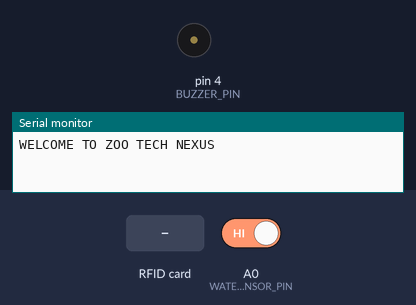
Bench run of a sketch on a simulated Arduino Uno, built with avr-gcc and run on an emulated ATmega328P. On the bench: buzzer (waves = sounding, pin HIGH), the last lines printed to the serial monitor. The inputs (shaded band) are chosen by the test bench; at power-on: A0 (WATER_SENSOR_PIN) HIGH. Pins used as bus, display or sensor lines are not drawn.

Above: at 1.3 s.
1.4 s: A0 (WATER_SENSOR_PIN) driven LOW
At 1.8 s:
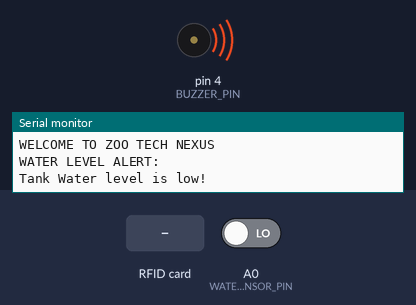
4.4 s: RFID card 33 AC 94 DD held to the reader
8.5 s: A0 (WATER_SENSOR_PIN) driven HIGH
At 9.0 s:
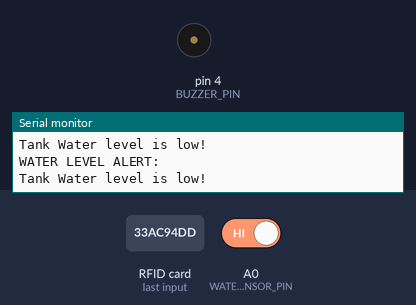
Timing chart, 0 to 11.5 s (numbered marks = the images above; inputs shaded):
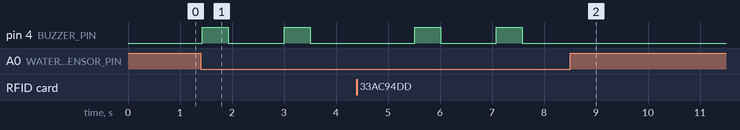

The sketch:

Zoo_Tech_Nexus_Final.ino
```cpp
#include <SPI.h>
#include <MFRC522.h>

#define SS_PIN1 10  // Slave Select Pins for each MFRC522 module
#define RST_PIN1 9  // Reset Pin
#define SS_PIN2 8
#define RST_PIN2 7
#define SS_PIN3 6
#define RST_PIN3 5

#define BUZZER_PIN 4 // Pin for the buzzer
#define WATER_SENSOR_PIN A0 // Pin for the water level sensor

// Water level sensor threshold value
#define WATER_LEVEL_THRESHOLD 500 // Adjust this value based on your sensor and setup

MFRC522 mfrc522_1(SS_PIN1, RST_PIN1); // Create MFRC522 instance for each module
MFRC522 mfrc522_2(SS_PIN2, RST_PIN2);
MFRC522 mfrc522_3(SS_PIN3, RST_PIN3);

// Define allowed card IDs for each RFID reader
byte allowedCards_1[][4] = {{0x33, 0xAC, 0x94, 0xDD}}; // Allowed card for RFID 1
byte deniedCards_1[][4] = {{0xD3, 0x42, 0xBA, 0x0D}, {0xF3, 0xBC, 0x1A, 0xF5}, {0x73, 0x2F, 0xA2, 0xDD}}; // Denied cards for RFID 1

byte allowedCards_2[][4] = {{0xD3, 0x42, 0xBA, 0x0D}}; // Allowed card for RFID 2
byte deniedCards_2[][4] = {{0x33, 0xAC, 0x94, 0xDD}, {0xF3, 0xBC, 0x1A, 0xF5}, {0x73, 0x2F, 0xA2, 0xDD}}; // Denied cards for RFID 2

byte deniedCards_3[][4] = {{0x33, 0xAC, 0x94, 0xDD}, {0xD3, 0x42, 0xBA, 0x0D}, {0xF3, 0xBC, 0x1A, 0xF5}, {0x73, 0x2F, 0xA2, 0xDD}}; // Denied cards for RFID 3

void setup() {
  Serial.begin(9600); // Initialize serial communication
  pinMode(BUZZER_PIN, OUTPUT); // Set buzzer pin as output
  pinMode(WATER_SENSOR_PIN, INPUT); // Set water level sensor pin as input

  SPI.begin(); // Init SPI bus
  mfrc522_1.PCD_Init(); // Init MFRC522
  mfrc522_2.PCD_Init();
  mfrc522_3.PCD_Init();

  Serial.println("WELCOME TO ZOO TECH NEXUS");
}

void loop() {
  // Look for new cards
  if (mfrc522_1.PICC_IsNewCardPresent() || mfrc522_2.PICC_IsNewCardPresent() || mfrc522_3.PICC_IsNewCardPresent()) {
    if (mfrc522_1.PICC_ReadCardSerial()) { // Check if the card is present in the first reader
      Serial.print("CAGE 1 : ");
      if (isCardAllowed(mfrc522_1.uid, allowedCards_1)) {
        Serial.println("Leopard Detected. Access granted !");
      } else if (isCardDenied(mfrc522_1.uid, deniedCards_1)) {
        Serial.println("Access denied ! Monkey is from another cage!");
        activateBuzzer();
      } else {
        Serial.println("Access denied ! Animal is from another cage!");
      }
      mfrc522_1.PICC_HaltA(); // Halt PICC
      delay(1000); // Delay to prevent multiple detections
    }
    else if (mfrc522_2.PICC_ReadCardSerial()) { // Check if the card is present in the second reader
      Serial.print("CAGE 2 : ");
      if (isCardAllowed(mfrc522_2.uid, allowedCards_2)) {
        Serial.println("Monkey Detected. Access granted !");
      } else if (isCardDenied(mfrc522_2.uid, deniedCards_2)) {
        Serial.println("Access denied ! Leopard is from another cage!");
        activateBuzzer();
      } else {
        Serial.println("Access denied ! Animal is from another cage!");
      }
      mfrc522_2.PICC_HaltA(); // Halt PICC
      delay(1000); // Delay to prevent multiple detections
    }
    else if (mfrc522_3.PICC_ReadCardSerial()) { // Check if the card is present in the third reader
      Serial.print("ALERT: ");
      if (isCardDenied(mfrc522_3.uid, deniedCards_3)) {
        Serial.println("Animal detected near the fence !");
        activateBuzzer();
      } else {
        Serial.println("Animal detected near the fence !");
      }
      delay(1000); // Delay to prevent multiple detections
    }
  }

  // Check water level
  if (digitalRead(WATER_SENSOR_PIN) == LOW) { // If water level is low
    Serial.println("WATER LEVEL ALERT:");
    Serial.println("Tank Water level is low!");
    activateBuzzer();
    delay(1000); // Delay to prevent continuous buzzer activation
  }
}

bool isCardAllowed(MFRC522::Uid uid, byte allowedCards[][4]) {
  for (int i = 0; i < sizeof(allowedCards); i++) {
    bool match = true;
    for (byte j = 0; j < uid.size; j++) {
      if (uid.uidByte[j] != allowedCards[i][j]) {
        match = false;
        break;
      }
    }
    if (match) {
      return true;
    }
  }
  return false;
}

bool isCardDenied(MFRC522::Uid uid, byte deniedCards[][4]) {
  for (int i = 0; i < sizeof(deniedCards); i++) {
    bool match = true;
    for (byte j = 0; j < uid.size; j++) {
      if (uid.uidByte[j] != deniedCards[i][j]) {
        match = false;
        break;
      }
    }
    if (match) {
      return true;
    }
  }
  return false;
}

void activateBuzzer() {
  digitalWrite(BUZZER_PIN, HIGH);
  delay(500); // Buzzer ON for 0.5 second
  digitalWrite(BUZZER_PIN, LOW);
}
```

Measured:
- after the input at 1.4 s, pin 4 (BUZZER_PIN): alternates HIGH for 0.50 s and LOW for 1.1 s, starting at once
- after the input at 8.5 s, pin 4 (BUZZER_PIN): stops changing and stays LOW
